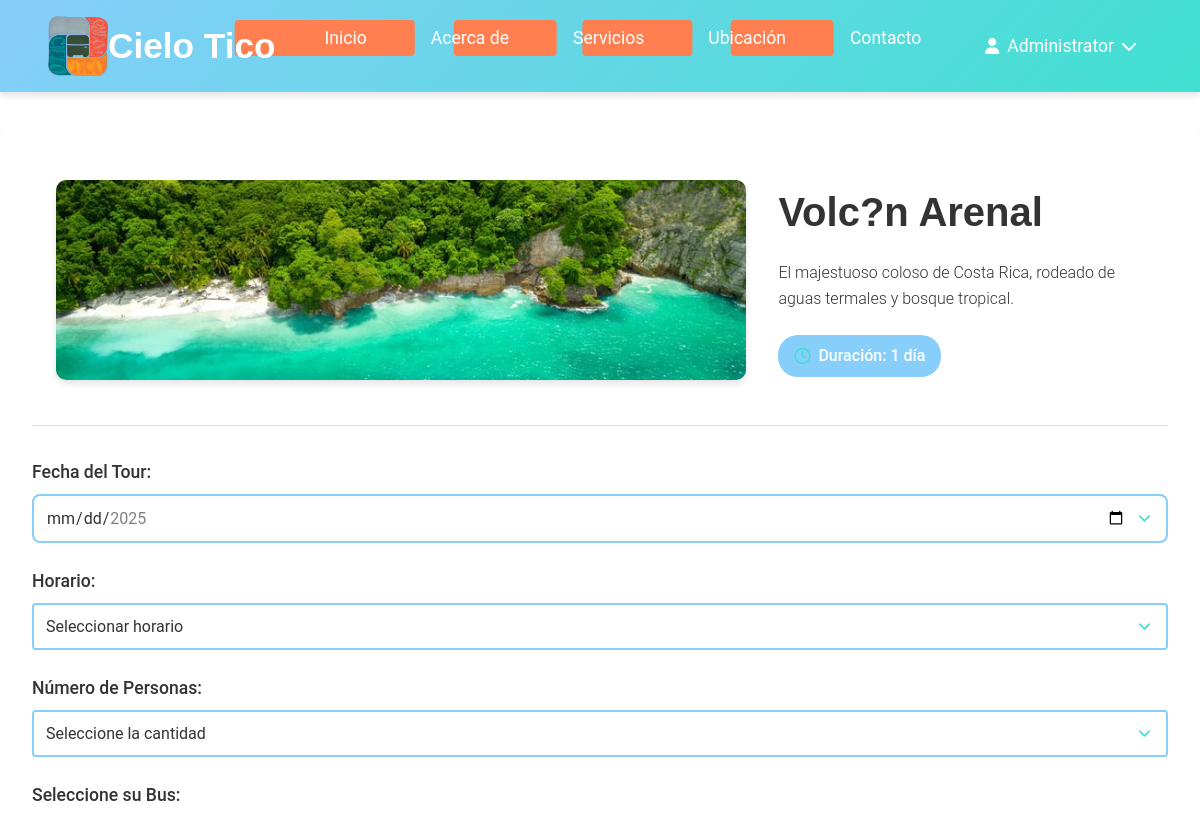
The page /html/reservar_tour.php?tour_id=1 (signed in, upper part) on the database as committed earlier.
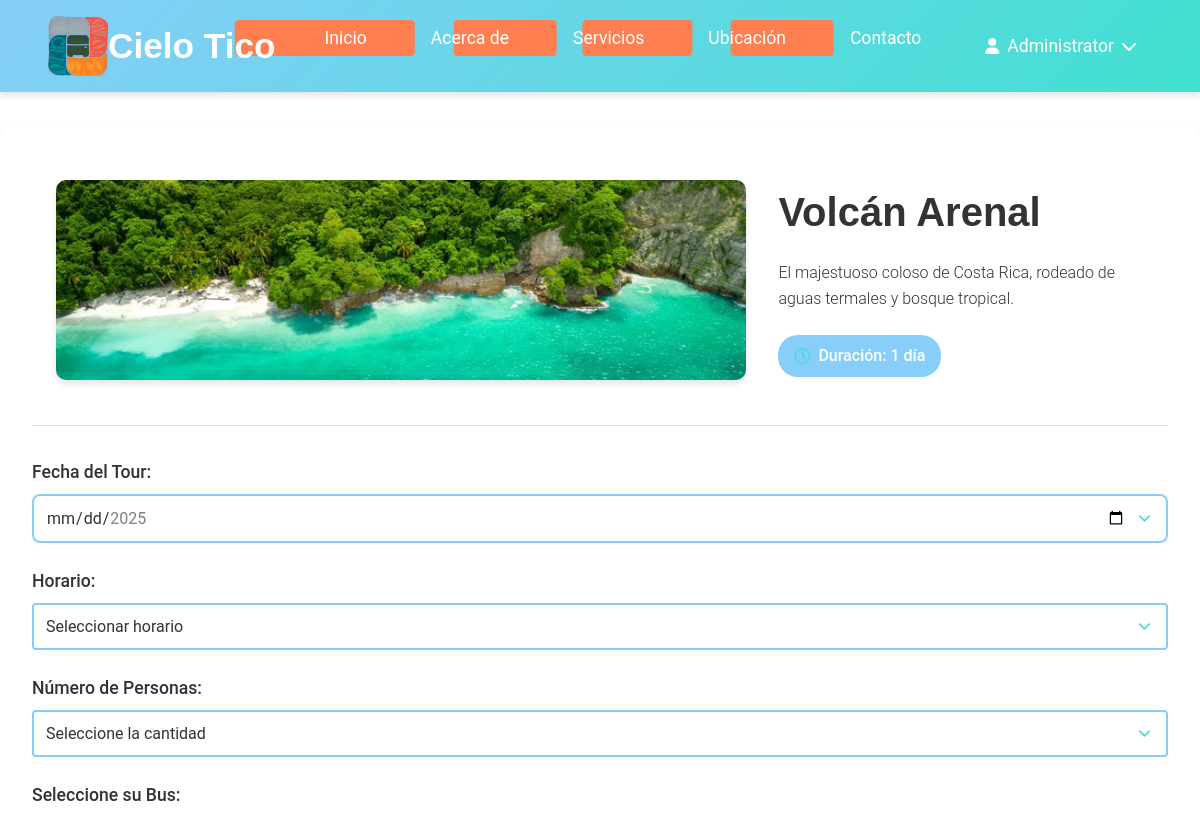
The same page on the database as committed later.
### tables this page shows
CREATE TABLE `tours` (
  `id` int(11) NOT NULL AUTO_INCREMENT,
  `nombre` varchar(255) DEFAULT NULL,
  `descripcion` text DEFAULT NULL,
  `precio` decimal(10,2) NOT NULL,
  `precio_turistico` decimal(10,2) NOT NULL,
  `precio_ejecutivo` decimal(10,2) NOT NULL,
  `precio_lujo` decimal(10,2) NOT NULL,
  `duracion` varchar(50) DEFAULT NULL,
  `max_personas` int(11) DEFAULT NULL,
  `imagen_url` varchar(255) DEFAULT NULL,
  `imagen` varchar(255) DEFAULT NULL,
  `categoria` varchar(50) DEFAULT NULL,
  `incluye` text DEFAULT NULL,
  `no_incluye` text DEFAULT NULL,
  `estado` enum('activo','inactivo') DEFAULT 'activo',
  `activo` tinyint(1) DEFAULT 1,
  `fecha_creacion` timestamp NOT NULL DEFAULT current_timestamp(),
  PRIMARY KEY (`id`)
);

### html/reservar_tour.php (the view, shortened to what this page needs)
<?php
$tour_id = intval($_GET['tour_id']);
require_once '../config/database.php';
try {
    $stmt = $conn->prepare("SELECT * FROM tours WHERE id = ? AND activo = 1");
    $stmt->execute([$tour_id]);
    $tour = $stmt->fetch();
} catch (PDOException $e) {
    error_log("Error al obtener datos: " . $e->getMessage());
    $_SESSION['error'] = 'Error al cargar la información del tour.';
    header('Location: tours.php');
    exit;
}
$min_date = date('Y-m-d', strtotime('+1 day'));
$max_date = date('Y-m-d', strtotime('+6 months'));
?>
<!DOCTYPE html>
<html lang="es">
<head>
    <link rel="stylesheet" href="../css/estilos.css">
    <link rel="stylesheet" href="https://cdnjs.cloudflare.com/ajax/libs/font-awesome/6.0.0/css/all.min.css">
</head>
<body>
    <?php include '../templates/header.php'; ?>
    <div class="reservation-container">
        <div class="tour-info">
            <img src="<?php echo htmlspecialchars($tour['imagen_url']); ?>" alt="<?php echo htmlspecialchars($tour['nombre'], ENT_QUOTES, 'UTF-8'); ?>" class="tour-image">
            <div class="tour-details">
                <h1><?php echo htmlspecialchars($tour['nombre'], ENT_QUOTES, 'UTF-8'); ?></h1>
                <p><?php echo htmlspecialchars($tour['descripcion'], ENT_QUOTES, 'UTF-8'); ?></p>
                <div class="duration-badge">
                    <i class="far fa-clock"></i>
                    <span>Duración: <?php echo str_replace(['dia', 'd?a'], ['día', 'día'], htmlspecialchars($tour['duracion'])); ?></span>
                </div>
            </div>
        </div>
        <form action="../php/procesar_reserva.php" method="POST" class="reservation-form">
            <div class="form-group">
                <label for="fecha_reserva">Fecha del Tour:</label>
                <input type="date" id="fecha_reserva" name="fecha_reserva" required
                       min="<?php echo $min_date; ?>"
                       max="<?php echo $max_date; ?>">
            </div>
            <div class="form-group special-select">
                <label for="horario">Horario:</label>
                <select id="horario" name="horario" required>
                    <option value="">Seleccionar horario</option>
                </select>
            </div>
            <div class="form-group special-select">
                <label for="numero_personas">Número de Personas:</label>
                <select id="numero_personas" name="numero_personas" required onchange="actualizarPrecioTotal()">
                    <option value="">Seleccione la cantidad</option>
                </select>
            </div>
            <div class="form-group">
                <label>Seleccione su Bus:</label>
            </div>
        </form>
    </div>
    <?php include '../templates/footer.php'; ?>
</body>
</html>

Rows that differ between the two databases and show on the page:
changed tours "El majestuoso coloso de Costa Rica, rodeado de aguas termales y bosque tropical.": nombre "Volc?n Arenal" → "Volcán Arenal"
